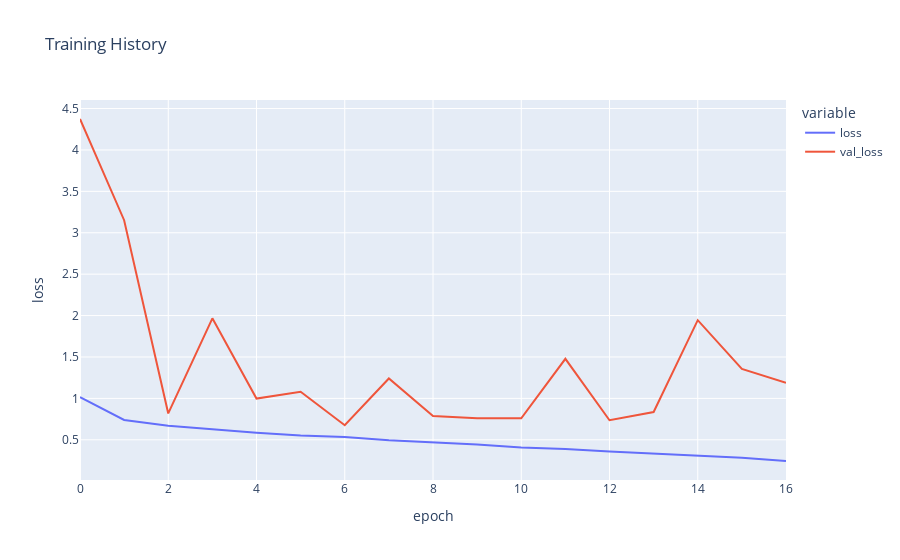

The cell this chart's notebook holds for it:
### Code cell
fx = px.line(
    history_gender.history, y=["loss", "val_loss"],
    labels = {'index':'epoch', 'value':'loss'},
    title = 'Training History')

fig.show()

### Figure 1 — Plotly figure (JSON) as saved in the notebook; plotly's stock layout.template omitted (floating-point values rounded to 4 significant figures)
{"data": [{"hovertemplate": "variable=loss<br>epoch=%{x}<br>loss=%{y}<extra></extra>", "legendgroup": "loss", "line": {"color": "#636efa", "dash": "solid"}, "marker": {"symbol": "circle"}, "mode": "lines", "name": "loss", "orientation": "v", "showlegend": true, "type": "scatter", "x": [0, 1, 2, 3, 4, 5, 6, 7, 8, 9, 10, 11, 12, 13, 14, 15, 16], "xaxis": "x", "y": [1.016, 0.7394, 0.6688, 0.6273, 0.5839, 0.5524, 0.5349, 0.4932, 0.4713, 0.4432, 0.4069, 0.3901, 0.3582, 0.3334, 0.3007, 0.2842, 0.2441], "yaxis": "y"}, {"hovertemplate": "variable=val_loss<br>epoch=%{x}<br>loss=%{y}<extra></extra>", "legendgroup": "val_loss", "line": {"color": "#EF553B", "dash": "solid"}, "marker": {"symbol": "circle"}, "mode": "lines", "name": "val_loss", "orientation": "v", "showlegend": true, "type": "scatter", "x": [0, 1, 2, 3, 4, 5, 6, 7, 8, 9, 10, 11, 12, 13, 14, 15, 16], "xaxis": "x", "y": [4.374, 3.151, 0.8182, 1.967, 0.9983, 1.08, 0.6755, 1.241, 0.7863, 0.7604, 0.7605, 1.478, 0.7361, 0.8357, 1.945, 1.357, 1.189], "yaxis": "y"}], "layout": {"legend": {"title": {"text": "variable"}, "tracegroupgap": 0}, "title": {"text": "Training History"}, "xaxis": {"anchor": "y", "domain": [0, 1], "title": {"text": "epoch"}}, "yaxis": {"anchor": "x", "domain": [0, 1], "title": {"text": "loss"}}}}
